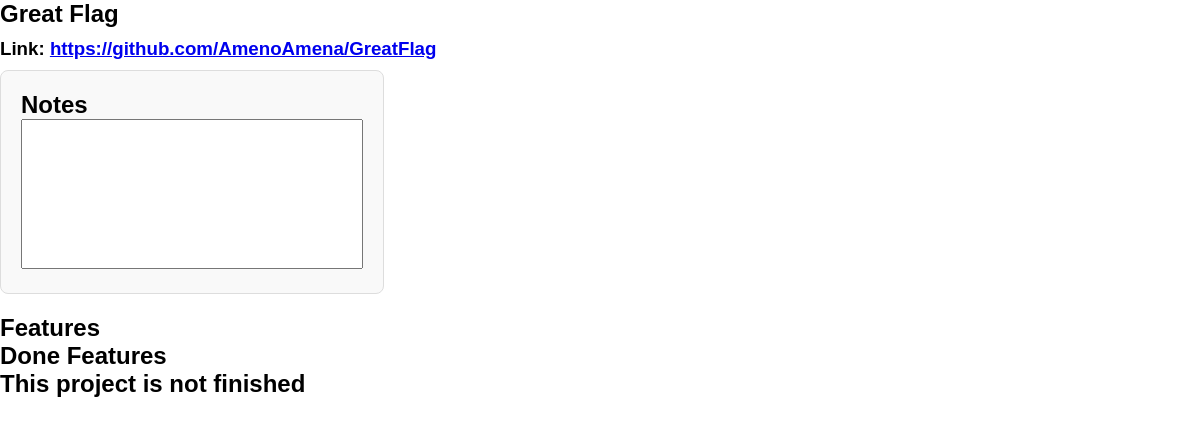
Page /show/ABCD-EFGH-IJKL-MNOP/ on the earlier database version.
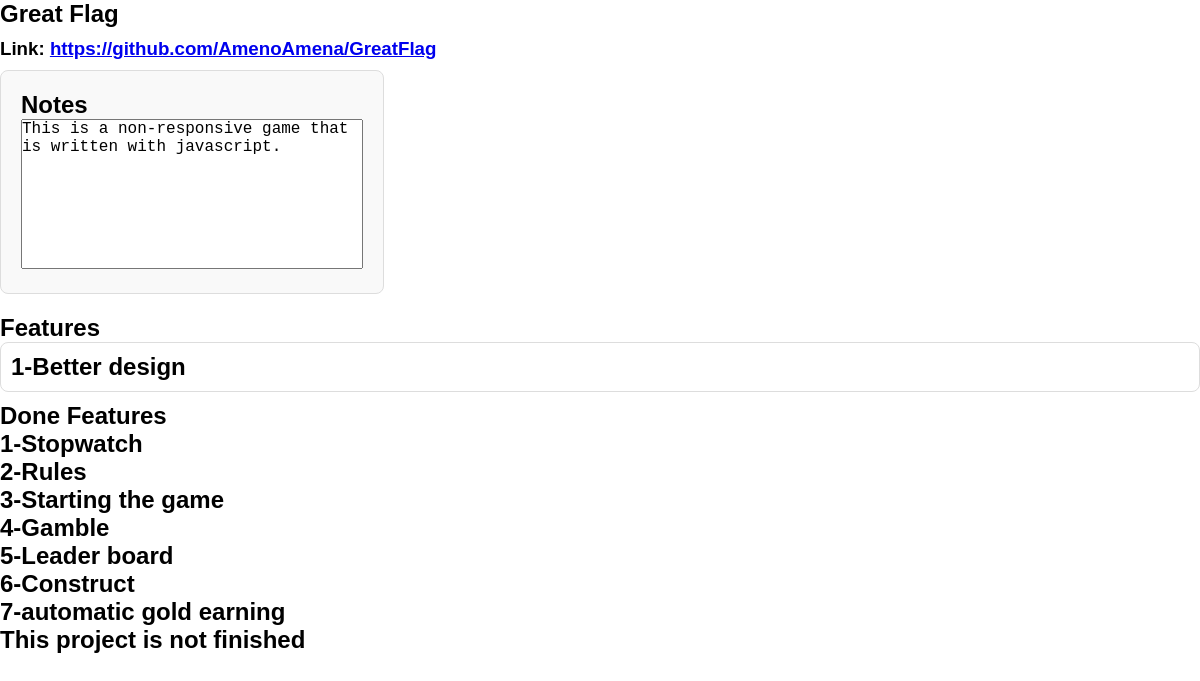
Same page on the later database version.
### authentication/models.py (models this page shows, shortened)
class Project(models.Model):
    name = models.CharField(max_length=80)
    link = models.URLField()
    notes = models.TextField(blank=True)
    features = models.ManyToManyField(Feature, blank=True)
    user = models.ForeignKey(User,on_delete=models.CASCADE)
    is_done = models.BooleanField(default=False)
    token = TokenField()

class Feature(models.Model):
    feature_add = models.CharField(max_length=80)
    feature_done = models.BooleanField(default=False)
    def __str__(self):
        return self.feature_add

### show_project/views.py (the view)
# urls.py: path("<str:project_token>/",views.project_room,name='show_project')
def project_room(request,project_token):
    project = get_object_or_404(Project,token=project_token)
    features = project.features.filter(feature_done = False)
    features_done = project.features.filter(feature_done = True)
    return render(request, 'show_project/project_room.html',{
        'project':project,
        'features':features,
        'done_features':features_done,
    })

### show_project/templates/show_project/project_room.html (shortened to what this page needs)
{% extends 'show_project/base.html' %}
{% load static %}
{% block title %}
<link rel="stylesheet" href="{% static 'projects_shown/css/project.css' %}">
{% endblock title %}
{% block body %}
<h2>{{project.name}}</h2>
    <div class="link">
        <h3>Link: <a href="{{ project.link }}" target="_blank">{{project.link}}</a>
    </h3>
    </div>
    <div class="notes">
        <h2>Notes</h2>
        <form>
            <textarea class="text-area" name="text-area" readonly>{{ project.notes }}</textarea>
        </form>
    </div>
    <div class="feature">
        <h2>Features</h2>
    </div>
<div class="feature_show">
    {% for f in features.all %}
        {% if f.feature_done == False %}
            <div class="feature-item">
                <h2>{{forloop.counter}}-{{f}}</h2>
            </div>
        {% endif %}
    {% endfor %}
</div>
<div class="done_f">
    <h2>Done Features</h2>
</div>
<div class="done_feature">
    {% for df in done_features %}
        <h2>{{ forloop.counter }}-{{df}}</h2>
    {% endfor %}
</div>
<div class="project_finished">
    {% if project.is_done %}
        <h2>This project is finished</h2>
    {% else %}
        <h2>This project is not finished</h2>
    {% endif %}
</div>
{% endblock body %}

Differences in the rows shown:
changed Project "Great Flag": text-area (not shown) → "This is a non-responsive game that is written with javascript."
added Feature: feature_add "Better design", shown under "Features"
added Feature: feature_add "Stopwatch", shown under "Done Features"
added Feature: feature_add "Rules", shown under "Done Features"
added Feature: feature_add "Starting the game", shown under "Done Features"
added Feature: feature_add "Gamble", shown under "Done Features"
added Feature: feature_add "Leader board", shown under "Done Features"
added Feature: feature_add "Construct", shown under "Done Features"
added Feature: feature_add "automatic gold earning", shown under "Done Features"
